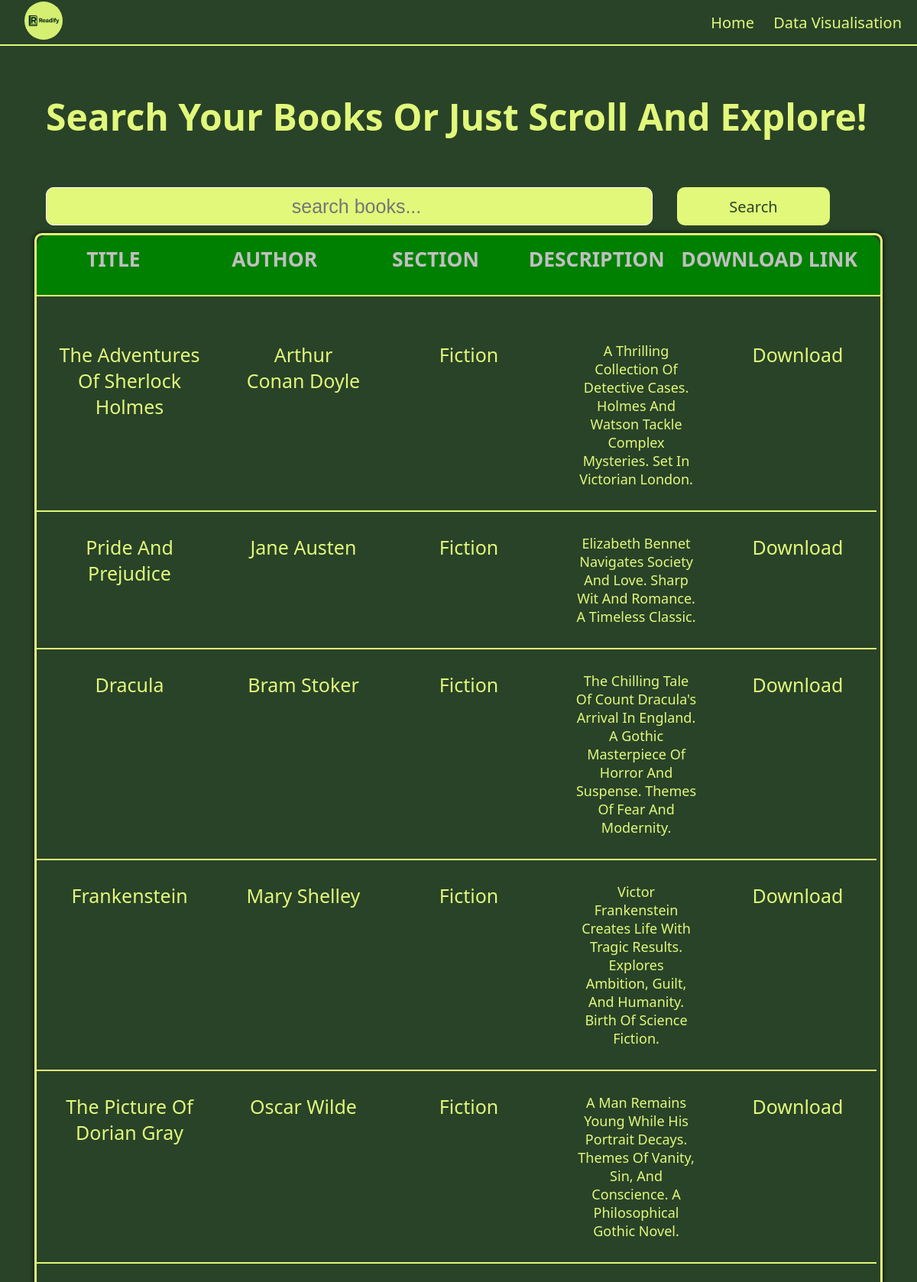
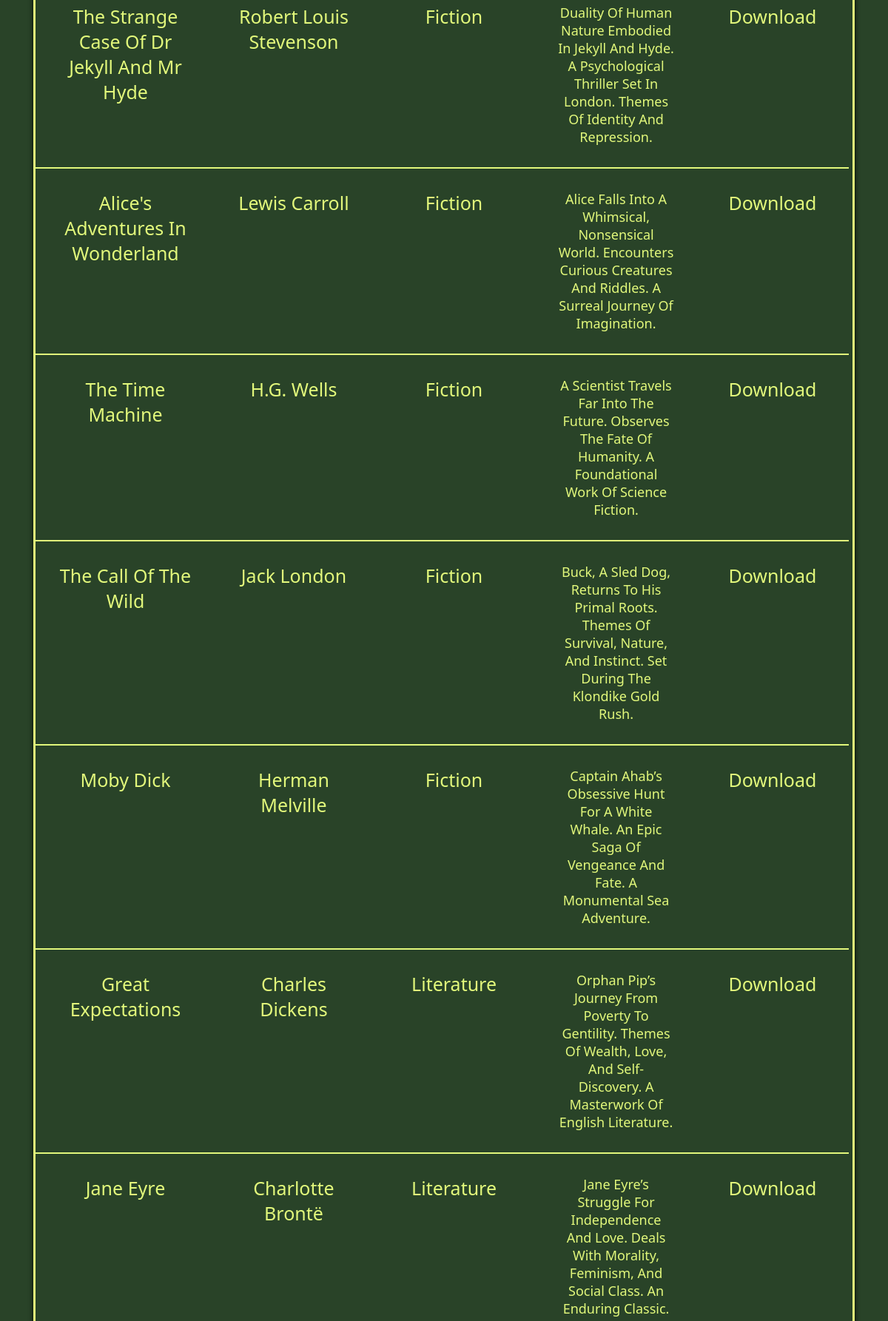
/books (upper part), run on the app's committed database (2 pictures, top to bottom).
### tables this page shows
CREATE TABLE books (
              id INTEGER PRIMARY KEY AUTOINCREMENT,
              title TEXT NOT NULL,
              author TEXT NOT NULL,
              section TEXT,
              description TEXT,
              link text,
              date_added DATE DEFAULT CURRENT_TIMESTAMP
              );

### app.py (the view)
@app.route("/books")
def books_page() :
    query = request.args.get("search")
    section = request.args.get("section")
    books = get_books(query, section)
    return render_template("books.html", books = books)

### app.py (called while the page is built)
def get_books(query=None, section=None):
    conn = sqlite3.connect("books_storage.db")
    conn.row_factory = sqlite3.Row
    cursor = conn.cursor()
    sql = "SELECT title, author, section, description, link FROM books WHERE 1=1"
    params = []
    if query:
        sql += " AND (LOWER(title) LIKE ? OR LOWER(author) LIKE ?)"
        like_query = f"%{query.lower()}%"
        params.extend([like_query, like_query])
    if section:
        sql += " AND LOWER(section) = ?"
        params.append(section.lower())
    cursor.execute(sql, params)
    books = cursor.fetchall()
    conn.close()
    return books

### templates/books.html (shortened to what this page needs)
<!DOCTYPE html>
<html lang="en">
<head>
    <link rel="stylesheet" href="{{url_for ('static', filename='css/books.css')}}">
</head>
<body>
    <header>
        <div class="app-logo-container"><img class="app-logo" src="{{url_for ('static', filename='images/applogo.jpg')}}" alt="logo"></div>
        <nav>
            <ul>
                <li><a href="/">Home</a></li>
                <li><a href="/data">Data Visualisation</a></li>
            </ul>
        </nav>
    </header>
    <main>
        <h1>Search your books or just scroll and explore!</h1>
        <form method="get" action="/books">
        <div class="search-container">
            <input name="search" id="search-input" type="search" height="20" width="20" placeholder="search books...">
            <button class="search-btn" type="submit">Search</button>
        </div>
    </form>
            <div class="table">
               <div class="header-section">
                <div class="header">Title</div>
                <div class="header">Author</div>
                <div class="header">Section</div>
                <div class="header">Description</div>
                <div class="header"><span class="nowrap">Download Link</span></div>
               </div>
               <div class="rows-section">
                {% for book in books %}
                  <div class="rows title rows-title" onclick="openPopup('{{ book[0] }}', '{{ book[1] }}', '{{ book[2] }}', '{{ book[3] }}', '{{ book[4] }}')">
                      {{ book[0] }}
                  </div>
                  <div class="rows">{{ book[1] }}</div>
                  <div class="rows">{{ book[2] }}</div>
                  <div class="rows description">{{ book[3] }}</div>
                  <div class="rows"><a href="{{ book[4] }}">Download</a></div>
                {% endfor %}
              </div>
            </div>
    </main>
</body>
</html>

### static/css/books.css (style rules this page uses)
* { margin: 0; padding: 0; box-sizing: border-box; }
.nowrap { white-space: nowrap; }
.app-logo-container { margin: 2rem; }
.app-logo { height: 50px; width: 50px; border-radius: 50%; }
:root { --BODY-BGC : #294328; --BODY-COLOR: #e2f87b; }
html { scroll-behavior: smooth; }
body { min-height: 100vh; background-color: var(--BODY-BGC); font-family: system-ui; }
header { height: 60px; width: 100%; display: flex; justify-content: space-between; align-items: center; border-bottom: 2px solid var(--BODY-COLOR); }
nav { display: grid; place-content: center; }
ul, li { display: inline; padding: 10px; font-family: system-ui; font-size: 20px; }
a, a:any-link { text-decoration: none; color: var(--BODY-COLOR); }
main { margin: 30px; display: flex; flex-flow: column nowrap; }
main h1 { font-size: clamp(3rem, 4vw, 6vw); font-weight: 600; color: var(--BODY-COLOR); padding: 30px; text-transform: capitalize; }
.search-container { width: 90%; margin: 30px; margin-bottom: 10px; display: flex; flex-direction: row nowrap; gap: 2rem; justify-content: center; align-items: center; }
#search-input { outline:none; height: 50px; flex-grow: 1; border-radius: 10px; padding-left: 40px; font-size: 25px; border: 1px solid white; text-align: center; background-color: var(--BODY-COLOR); color: var(--BODY-BGC); }
.search-btn { height: 50px; width: 200px; border: none; background-color: var(--BODY-COLOR); color: var(--BODY-BGC); border-radius: 10px; padding: 10px; font-family: system-ui; font-size: 20px; }
.table { min-height: 100vh; margin-left: 15px; margin-right: 15px; border: 3px solid var(--BODY-COLOR); border-radius: 10px; background-color: var(--BODY-BGC); display: flex; flex-flow: column nowrap; box-shadow: 0 0 6px black; }
.header-section { display: grid; grid-template-columns: repeat(5, 1fr); border-bottom : 2px solid var(--BODY-COLOR); border-top-right-radius: 15px; border-top-left-radius: 15px; background-color: green; height: 80px; place-content: center; padding-right: 20px; }
.rows-section { flex-grow: 1; display: grid; grid-template-columns : repeat(5,1fr); margin: 0; margin-top: 15px; margin-right: 5px; margin-bottom: 10px; padding-top: 15px; border-bottom-right-radius: 15px; }
.header { font-weight: 600; color: silver; text-align: center; font-size : clamp(10px, 2.2vw, 5vw) ; margin-bottom: 1rem; text-transform: uppercase; padding-right: 10px; }
.rows { background-color: var(--BODY-BGC); text-align: center; font-size: clamp(10px, 25px, 40px); text-transform: capitalize; color: var(--BODY-COLOR); z-index: 19; border-bottom: 2px solid var(--BODY-COLOR); padding: 29px; }
.rows-title { cursor: pointer; }
.description { font-size:clamp(10px, 18px, 30px) ; }

### data on the page
books: title "The Adventures Of Sherlock Holmes", author "Arthur Conan Doyle", section "Fiction", description "A Thrilling Collection Of Detective Cases. Holmes And Watson Tackle Complex Mysteries. Set In Victorian London."
books: title "Pride And Prejudice", author "Jane Austen", section "Fiction", description "Elizabeth Bennet Navigates Society And Love. Sharp Wit And Romance. A Timeless Classic."
books: title "Dracula", author "Bram Stoker", section "Fiction", description "The Chilling Tale Of Count Dracula's Arrival In England. A Gothic Masterpiece Of Horror And Suspense. Themes Of Fear And Modernity."
books: title "Frankenstein", author "Mary Shelley", section "Fiction", description "Victor Frankenstein Creates Life With Tragic Results. Explores Ambition, Guilt, And Humanity. Birth Of Science Fiction."
books: title "The Picture Of Dorian Gray", author "Oscar Wilde", section "Fiction", description "A Man Remains Young While His Portrait Decays. Themes Of Vanity, Sin, And Conscience. A Philosophical Gothic Novel."
books: title "The Strange Case Of Dr Jekyll And Mr Hyde", author "Robert Louis Stevenson", section "Fiction", description "Duality Of Human Nature Embodied In Jekyll And Hyde. A Psychological Thriller Set In London. Themes Of Identity And Repression."
books: title "Alice's Adventures In Wonderland", author "Lewis Carroll", section "Fiction", description "Alice Falls Into A Whimsical, Nonsensical World. Encounters Curious Creatures And Riddles. A Surreal Journey Of Imagination."
books: title "The Time Machine", author "H.G. Wells", section "Fiction", description "A Scientist Travels Far Into The Future. Observes The Fate Of Humanity. A Foundational Work Of Science Fiction."
books: title "The Call Of The Wild", author "Jack London", section "Fiction", description "Buck, A Sled Dog, Returns To His Primal Roots. Themes Of Survival, Nature, And Instinct. Set During The Klondike Gold Rush."
books: title "Moby Dick", author "Herman Melville", section "Fiction", description "Captain Ahab’s Obsessive Hunt For A White Whale. An Epic Saga Of Vengeance And Fate. A Monumental Sea Adventure."
books: title "Great Expectations", author "Charles Dickens", section "Literature", description "Orphan Pip’s Journey From Poverty To Gentility. Themes Of Wealth, Love, And Self-Discovery. A Masterwork Of English Literature."
books: title "Jane Eyre", author "Charlotte Brontë", section "Literature", description "Jane Eyre’s Struggle For Independence And Love. Deals With Morality, Feminism, And Social Class. An Enduring Classic."
